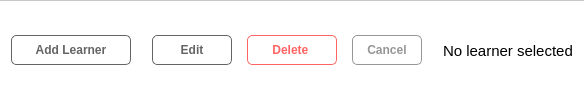
       <widget class="QFrame" name="add_edit_table">
        <property name="minimumSize">
         <size>
          <width>0</width>
          <height>50</height>
         </size>
        </property>
        <property name="styleSheet">
         <string notr="true">QFrame{
	background-color: rgb(255, 255, 255);
	border-top: 1px solid rgb(200,200,200);
border-top-left-radius: 0;
border-top-right-radius: 0;
}</string>
        </property>
        <property name="frameShape">
         <enum>QFrame::StyledPanel</enum>
        </property>
        <property name="frameShadow">
         <enum>QFrame::Raised</enum>
        </property>
        <layout class="QHBoxLayout" name="horizontalLayout_8">
         <property name="topMargin">
          <number>0</number>
         </property>
         <property name="bottomMargin">
          <number>0</number>
         </property>
         <item>
          <widget class="QPushButton" name="addLearnerBtn">
           <property name="minimumSize">
            <size>
             <width>120</width>
             <height>30</height>
            </size>
           </property>
           <property name="maximumSize">
            <size>
             <width>120</width>
             <height>30</height>
            </size>
           </property>
           <property name="font">
            <font>
             <pointsize>9</pointsize>
             <bold>true</bold>
            </font>
           </property>
           <property name="cursor">
            <cursorShape>PointingHandCursor</cursorShape>
           </property>
           <property name="styleSheet">
            <string notr="true">QPushButton{
border: 1px solid rgb(100, 100, 100);
border-radius: 5px;
	color: rgb(100, 100, 100);
}
QPushButton:hover{
	background-color: rgb(100, 100, 100);
	color: rgb(255, 255, 255);
}
QPushButton:disabled,  QPushButton:focus{
	border: 1px solid rgb(200, 200, 200);
	background-color: rgb(255, 255, 255);
	color: rgb(200, 200, 200);
}</string>
           </property>
           <property name="text">
            <string>Add Learner</string>
           </property>
           <property name="icon">
            <iconset>
             <normaloff>../assets/plus.png</normaloff>../assets/plus.png</iconset>
           </property>
          </widget>
         </item>
         <item>
          <widget class="QFrame" name="selectionBtns">
           <property name="minimumSize">
            <size>
             <width>300</width>
             <height>0</height>
            </size>
           </property>
           <property name="maximumSize">
            <size>
             <width>300</width>
             <height>16777215</height>
            </size>
           </property>
           <property name="styleSheet">
            <string notr="true">QFrame{
border-top: none;
}</string>
           </property>
           <property name="frameShape">
            <enum>QFrame::NoFrame</enum>
           </property>
           <property name="frameShadow">
            <enum>QFrame::Plain</enum>
           </property>
           <layout class="QHBoxLayout" name="horizontalLayout_7">
            <property name="spacing">
             <number>9</number>
            </property>
            <item>
             <widget class="QPushButton" name="updateBtn">
              <property name="minimumSize">
               <size>
                <width>80</width>
                <height>30</height>
               </size>
              </property>
              <property name="maximumSize">
               <size>
                <width>80</width>
                <height>30</height>
               </size>
              </property>
              <property name="font">
               <font>
                <pointsize>9</pointsize>
                <bold>true</bold>
               </font>
              </property>
              <property name="cursor">
               <cursorShape>PointingHandCursor</cursorShape>
              </property>
              <property name="layoutDirection">
               <enum>Qt::LeftToRight</enum>
              </property>
              <property name="autoFillBackground">
               <bool>false</bool>
              </property>
              <property name="styleSheet">
               <string notr="true">QPushButton{
border: 1px solid rgb(100, 100, 100);
border-radius: 5px;
	color: rgb(100, 100, 100);
}
QPushButton:hover{
	background-color: rgb(100, 100, 100);
	color: rgb(255, 255, 255);
}
QPushButton:disabled,  QPushButton:focus{
	border: 1px solid rgb(200, 200, 200);
	background-color: rgb(255, 255, 255);
	color: rgb(200, 200, 200);
}</string>
              </property>
              <property name="text">
               <string>Edit</string>
              </property>
              <property name="icon">
               <iconset>
                <normaloff>../assets/edit.png</normaloff>../assets/edit.png</iconset>
              </property>
             </widget>
            </item>
            <item>
             <widget class="QPushButton" name="delBtn">
              <property name="minimumSize">
               <size>
                <width>90</width>
                <height>30</height>
               </size>
              </property>
              <property name="maximumSize">
               <size>
                <width>90</width>
                <height>30</height>
               </size>
              </property>
              <property name="font">
               <font>
                <pointsize>9</pointsize>
                <bold>true</bold>
               </font>
              </property>
              <property name="cursor">
               <cursorShape>PointingHandCursor</cursorShape>
              </property>
              <property name="styleSheet">
               <string notr="true">QPushButton{
border: 1px solid rgb(255, 100, 100);
border-radius: 5px;
	color: rgb(255, 100, 100);
}

QPushButton:hover, QPushButton:focus{
	background-color: rgb(255, 100, 100);
	color: rgb(255, 255, 255);
}
</string>
              </property>
              <property name="text">
               <string>Delete </string>
              </property>
              <property name="icon">
               <iconset>
                <normaloff>../assets/trash-red.png</normaloff>
                <activeon>../assets/trash-red.png</activeon>
                <selectedoff>../assets/trash-red.png</selectedoff>
                <selectedon>../assets/trash-red.png</selectedon>../assets/trash-red.png</iconset>
              </property>
              <property name="flat">
               <bool>false</bool>
              </property>
             </widget>
            </item>
            <item>
             <widget class="QPushButton" name="cancelEdit">
              <property name="minimumSize">
               <size>
                <width>70</width>
                <height>30</height>
               </size>
              </property>
              <property name="maximumSize">
               <size>
                <width>70</width>
                <height>30</height>
               </size>
              </property>
              <property name="font">
               <font>
                <pointsize>9</pointsize>
                <bold>true</bold>
               </font>
              </property>
              <property name="cursor">
               <cursorShape>PointingHandCursor</cursorShape>
              </property>
              <property name="layoutDirection">
               <enum>Qt::LeftToRight</enum>
              </property>
              <property name="autoFillBackground">
               <bool>false</bool>
              </property>
              <property name="styleSheet">
               <string notr="true">QPushButton{
border: 1px solid rgb(150, 150, 150);
border-radius: 5px;
	color: rgb(150, 150, 150);
}
QPushButton:hover{
	background-color: rgb(150, 150, 150);
	color: rgb(255, 255, 255);
}
QPushButton:disabled,  QPushButton:focus{
	border: 1px solid rgb(200, 200, 200);
	background-color: rgb(255, 255, 255);
	color: rgb(200, 200, 200);
}</string>
              </property>
              <property name="text">
               <string>Cancel</string>
              </property>
             </widget>
            </item>
           </layout>
          </widget>
         </item>
         <item>
          <widget class="QLabel" name="table_notif">
           <property name="font">
            <font>
             <pointsize>11</pointsize>
            </font>
           </property>
           <property name="styleSheet">
            <string notr="true">QLabel{
border-top: none;
}</string>
           </property>
           <property name="text">
            <string>No learner selected</string>
           </property>
          </widget>
         </item>
        </layout>
       </widget>
